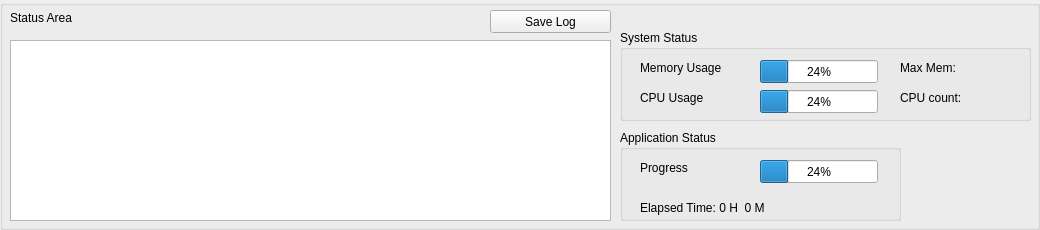
    <widget class="QGroupBox" name="groupBox">
     <property name="title">
      <string/>
     </property>
     <property name="checkable">
      <bool>false</bool>
     </property>
     <widget class="QTextEdit" name="StatusText">
      <property name="geometry">
       <rect>
        <x>10</x>
        <y>40</y>
        <width>601</width>
        <height>181</height>
       </rect>
      </property>
      <property name="readOnly">
       <bool>true</bool>
      </property>
     </widget>
     <widget class="QLabel" name="labelStatus">
      <property name="geometry">
       <rect>
        <x>10</x>
        <y>10</y>
        <width>151</width>
        <height>16</height>
       </rect>
      </property>
      <property name="text">
       <string>Status Area</string>
      </property>
     </widget>
     <widget class="QPushButton" name="pushButtonSaveLog">
      <property name="geometry">
       <rect>
        <x>490</x>
        <y>10</y>
        <width>121</width>
        <height>23</height>
       </rect>
      </property>
      <property name="text">
       <string>Save Log</string>
      </property>
     </widget>
     <widget class="QGroupBox" name="groupBox_5">
      <property name="geometry">
       <rect>
        <x>620</x>
        <y>30</y>
        <width>411</width>
        <height>91</height>
       </rect>
      </property>
      <property name="font">
       <font>
        <weight>50</weight>
        <bold>false</bold>
        <underline>false</underline>
       </font>
      </property>
      <property name="title">
       <string>System Status</string>
      </property>
      <widget class="QProgressBar" name="progressBarStatusMemory">
       <property name="geometry">
        <rect>
         <x>140</x>
         <y>30</y>
         <width>118</width>
         <height>23</height>
        </rect>
       </property>
       <property name="value">
        <number>24</number>
       </property>
      </widget>
      <widget class="QProgressBar" name="progressBarStatusCPU">
       <property name="geometry">
        <rect>
         <x>140</x>
         <y>60</y>
         <width>118</width>
         <height>23</height>
        </rect>
       </property>
       <property name="value">
        <number>24</number>
       </property>
      </widget>
      <widget class="QLabel" name="label_101">
       <property name="geometry">
        <rect>
         <x>20</x>
         <y>30</y>
         <width>121</width>
         <height>16</height>
        </rect>
       </property>
       <property name="font">
        <font>
         <underline>false</underline>
        </font>
       </property>
       <property name="text">
        <string>Memory Usage</string>
       </property>
      </widget>
      <widget class="QLabel" name="label_102">
       <property name="geometry">
        <rect>
         <x>20</x>
         <y>60</y>
         <width>111</width>
         <height>16</height>
        </rect>
       </property>
       <property name="font">
        <font>
         <underline>false</underline>
        </font>
       </property>
       <property name="text">
        <string>CPU Usage</string>
       </property>
      </widget>
      <widget class="QLabel" name="labelMaxMem">
       <property name="geometry">
        <rect>
         <x>280</x>
         <y>30</y>
         <width>131</width>
         <height>16</height>
        </rect>
       </property>
       <property name="text">
        <string>Max Mem:</string>
       </property>
      </widget>
      <widget class="QLabel" name="labelCPUCount">
       <property name="geometry">
        <rect>
         <x>280</x>
         <y>60</y>
         <width>121</width>
         <height>16</height>
        </rect>
       </property>
       <property name="text">
        <string>CPU count:</string>
       </property>
      </widget>
     </widget>
     <widget class="QGroupBox" name="groupBox_6">
      <property name="geometry">
       <rect>
        <x>620</x>
        <y>130</y>
        <width>281</width>
        <height>91</height>
       </rect>
      </property>
      <property name="font">
       <font>
        <underline>false</underline>
       </font>
      </property>
      <property name="title">
       <string>Application Status</string>
      </property>
      <widget class="QProgressBar" name="progressBarStatusProgress">
       <property name="geometry">
        <rect>
         <x>140</x>
         <y>30</y>
         <width>118</width>
         <height>23</height>
        </rect>
       </property>
       <property name="value">
        <number>24</number>
       </property>
      </widget>
      <widget class="QLabel" name="label_103">
       <property name="geometry">
        <rect>
         <x>20</x>
         <y>30</y>
         <width>111</width>
         <height>16</height>
        </rect>
       </property>
       <property name="text">
        <string>Progress</string>
       </property>
      </widget>
      <widget class="QLabel" name="labelElapsedTime">
       <property name="geometry">
        <rect>
         <x>20</x>
         <y>70</y>
         <width>231</width>
         <height>16</height>
        </rect>
       </property>
       <property name="text">
        <string>Elapsed Time: 0 H  0 M</string>
       </property>
      </widget>
     </widget>
    </widget>
